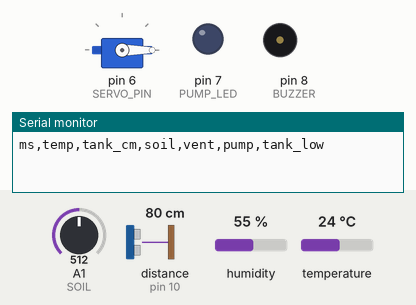
This sketch was run on a simulated Arduino Uno, built with avr-gcc and run on an emulated ATmega328P. Shown: servo, output pins drawn as LEDs (lit = HIGH), buzzer (waves = sounding), the last lines printed to the serial monitor. Wiring (from diagram.json): ultrasonic range finder: trigger pin 9; echo pin 10. Inputs (shaded band) come from the test bench; at power-on: temperature 24 °C, distance to the obstacle (sensor on pin 10) 80 cm, A1 (SOIL) = 512, humidity 55 %. The echo pulse lasts 58.3 µs per cm; pins used as bus, display or sensor lines are not drawn.

Above: at 1.1 s.
1.9 s: temperature set to 27.4 °C
11.5 s: temperature set to 28.3 °C
At 14.3 s:
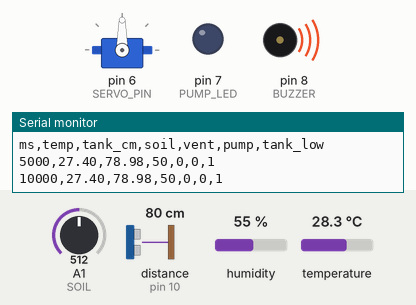
16.4 s: distance to the obstacle (sensor on pin 10) set to 23 cm
19.9 s: distance to the obstacle (sensor on pin 10) set to 18 cm
At 21.2 s:
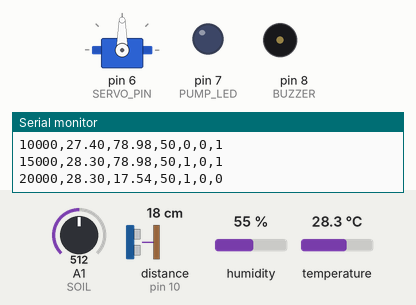
21.5 s: A1 (SOIL) set to 314
23.0 s: A1 (SOIL) set to 290
At 23.4 s:
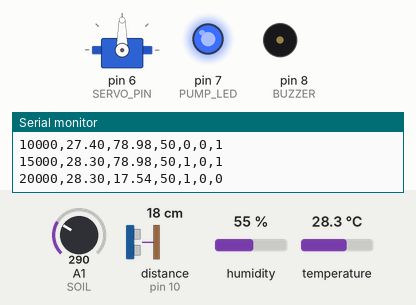
Timing chart, 0 to 25.5 s (numbered marks = the images above; inputs shaded):
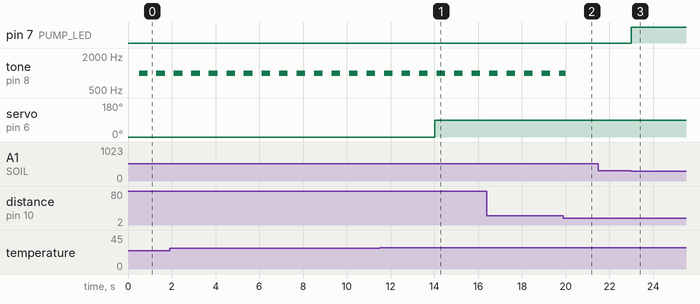

The sketch:

sketch.ino
```cpp
#include <DHT.h>
#include <Servo.h>

#define DHTPIN 2
#define SERVO_PIN 6
#define PUMP_LED 7
#define BUZZER 8
#define TRIG 9
#define ECHO 10
#define SOIL A1

DHT dht(DHTPIN, DHT22);
Servo vent;

const float TEMP_OPEN = 28.0;
const float TEMP_CLOSE = 26.0;
const int TANK_LOW_CM = 20;
const int SOIL_DRY = 30;
const int SOIL_WET = 45;

float temp = 0, tankCm = 0;
int soil = 0;
bool ventOpen = false, pumpOn = false, tankLow = false, buzzState = false;
unsigned long lastDht = 0, lastFast = 0, lastBeep = 0, lastPrint = 0;

float readDistanceCm() {
  digitalWrite(TRIG, LOW);  delayMicroseconds(2);
  digitalWrite(TRIG, HIGH); delayMicroseconds(10);
  digitalWrite(TRIG, LOW);
  long us = pulseIn(ECHO, HIGH, 30000);
  if (us == 0) return 400;          // no echo = treat as empty
  return us * 0.034 / 2;
}

void setup() {
  Serial.begin(9600);
  pinMode(TRIG, OUTPUT);
  pinMode(ECHO, INPUT);
  pinMode(PUMP_LED, OUTPUT);
  pinMode(BUZZER, OUTPUT);
  dht.begin();
  vent.attach(SERVO_PIN);
  vent.write(0);
  Serial.println("ms,temp,tank_cm,soil,vent,pump,tank_low");
}

void loop() {
  unsigned long now = millis();

  // DHT22: every 2 s
  if (now - lastDht >= 2000) {
    lastDht = now;
    float t = dht.readTemperature();
    if (!isnan(t)) temp = t;
  }

  // Fast sensors + control logic: every 500 ms
  if (now - lastFast >= 500) {
    lastFast = now;
    tankCm = readDistanceCm();
    tankLow = tankCm > TANK_LOW_CM;
    soil = map(analogRead(SOIL), 0, 1023, 0, 100);

    // Vent with hysteresis
    if (!ventOpen && temp >= TEMP_OPEN)      { ventOpen = true;  vent.write(90); }
    else if (ventOpen && temp <= TEMP_CLOSE) { ventOpen = false; vent.write(0);  }

    // Pump (never runs with an empty tank)
    if (tankLow) pumpOn = false;
    else if (!pumpOn && soil < SOIL_DRY) pumpOn = true;
    else if (pumpOn && soil > SOIL_WET)  pumpOn = false;
    digitalWrite(PUMP_LED, pumpOn);
  }

  // Non-blocking beep when tank is low
  if (tankLow) {
    if (now - lastBeep >= 400) {
      lastBeep = now;
      buzzState = !buzzState;
      if (buzzState) tone(BUZZER, 1000); else noTone(BUZZER);
    }
  } else {
    noTone(BUZZER);
    buzzState = false;
  }

  // CSV log: every 5 s
  if (now - lastPrint >= 5000) {
    lastPrint = now;
    Serial.print(now);     Serial.print(',');
    Serial.print(temp);    Serial.print(',');
    Serial.print(tankCm);  Serial.print(',');
    Serial.print(soil);    Serial.print(',');
    Serial.print(ventOpen);Serial.print(',');
    Serial.print(pumpOn);  Serial.print(',');
    Serial.println(tankLow);
  }
}
```

Measured:
- the behaviour switches between 27.9 and 28 °C on temperature (found by bisection; images 0 and 1)
- the behaviour switches between 21 and 20 cm on distance to the obstacle (sensor on pin 10) (found by bisection; images 1 and 2)
- the behaviour switches between 307 and 306 on A1 (SOIL) (found by bisection; images 2 and 3)
- after the input at 11.5 s, servo on pin 6 (SERVO_PIN): 0° → 90° after 2.5 s
- after the input at 21.5 s, every drawn part: stays the same
- after the input at 23.0 s, pin 7 (PUMP_LED): LOW → HIGH at once
- by itself, tone on pin 8 (BUZZER): alternates 1000 Hz for 0.40 s and silent for 0.40 s
